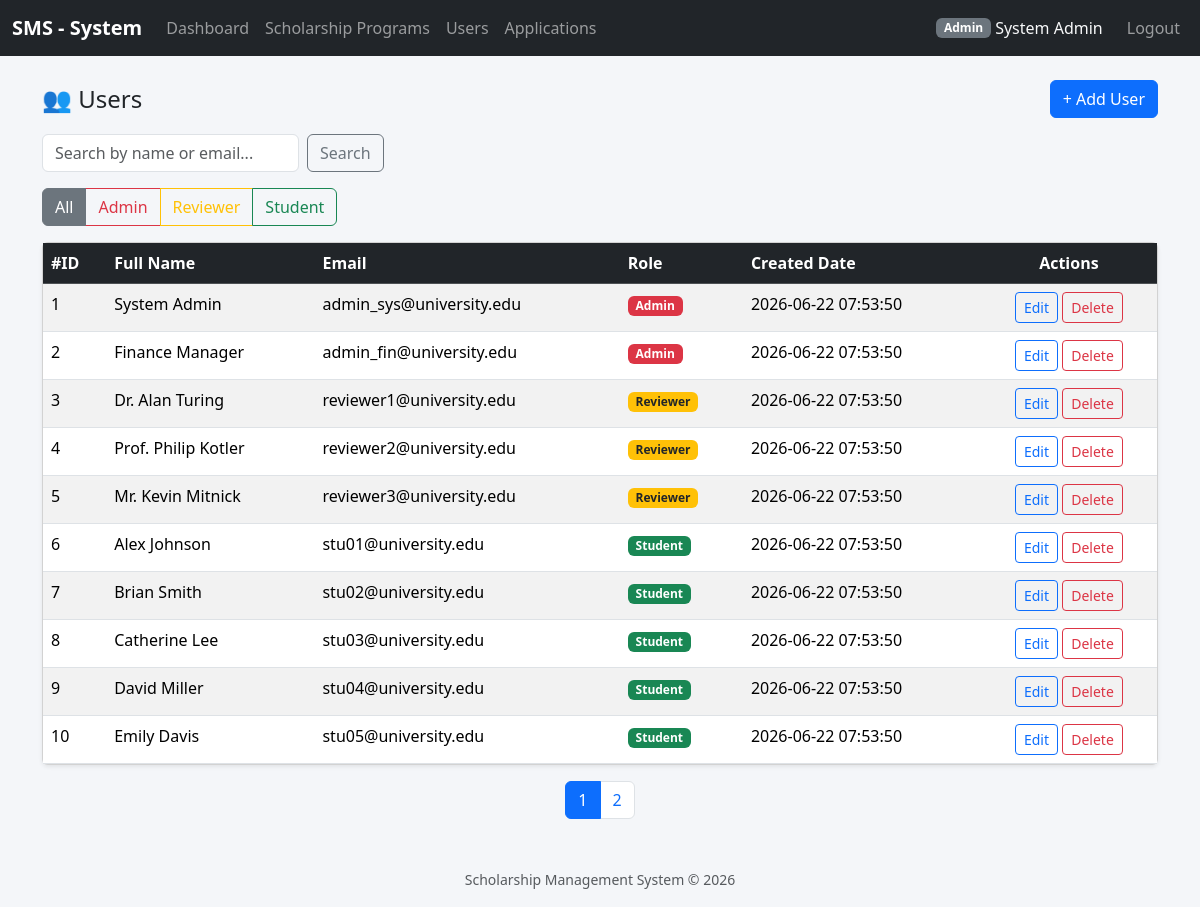
/index.php?controller=users&action=index (signed in), run on the app's committed database.
### tables this page shows
CREATE TABLE `users` (
  `id` int(11) NOT NULL,
  `email` varchar(255) NOT NULL,
  `password_hash` varchar(255) NOT NULL,
  `full_name` varchar(150) NOT NULL,
  `role` enum('admin','student','reviewer') DEFAULT 'student',
  `created_at` timestamp NOT NULL DEFAULT current_timestamp()
);

### controllers/UserController.php (called while the page is built, shortened)
<?php
require_once __DIR__ . '/../models/User.php';
require_once __DIR__ . '/../helpers/functions.php';
require_once __DIR__ . '/../helpers/auth.php';
class UserController
{
    private User $userModel;
    public function __construct()
    {
        $this->userModel = new User();
    }
    public function index(): void
    {
        $role = $_GET['role'] ?? null;
        $role = in_array($role, ['admin', 'student', 'reviewer'], true) ? $role : null;
        $q = trim($_GET['q'] ?? '');
        $p = paginate_params(10);
        $users = $this->userModel->search($role, $q, $p['perPage'], $p['offset']);
        $total = $this->userModel->countSearch($role, $q);
        $this->render('users/index', [
            'users'       => $users,
            'currentRole' => $role,
            'q'           => $q,
            'pagination'  => render_pagination($p['page'], $total, $p['perPage'], 'users', $role ? ['role' => $role, 'q' => $q] : ['q' => $q]),
        ]);
    }
    private function render(string $view, array $data = []): void
    {
        extract($data);
        require __DIR__ . '/../views/' . $view . '.php';
    }
}

### helpers/auth.php (called while the page is built, shortened)
<?php
require_once __DIR__ . '/../config/database.php';
function current_user(): ?array
{
    return $_SESSION['user'] ?? null;
}
function is_logged_in(): bool
{
    return isset($_SESSION['user']);
}

### models/User.php (called while the page is built, shortened)
<?php
require_once __DIR__ . '/../config/database.php';
class User
{
    private PDO $db;
    public function __construct()
    {
        $this->db = Database::getConnection();
    }
    public function search(?string $role, string $keyword, int $limit, int $offset): array
    {
        $sql = "SELECT * FROM users WHERE 1=1";
        $params = [];
        $sql .= " ORDER BY id ASC LIMIT :limit OFFSET :offset";
        $stmt = $this->db->prepare($sql);
        $stmt->bindValue(':limit', $limit, PDO::PARAM_INT);
        $stmt->bindValue(':offset', $offset, PDO::PARAM_INT);
        $stmt->execute();
        return $stmt->fetchAll();
    }
}

### config/database.php (called while the page is built)
<?php
class Database
{
    private static ?PDO $instance = null;
    public static function getConnection(): PDO
    {
        if (self::$instance === null) {
            $host    = 'localhost';
            $dbname  = 'scholarship_system';
            $user    = 'root';
            $pass    = '';
            $charset = 'utf8mb4';
            $dsn = "mysql:host={$host};dbname={$dbname};charset={$charset}";
            $options = [
                PDO::ATTR_ERRMODE            => PDO::ERRMODE_EXCEPTION,
                PDO::ATTR_DEFAULT_FETCH_MODE => PDO::FETCH_ASSOC,
                PDO::ATTR_EMULATE_PREPARES   => false,
            ];
            try {
                self::$instance = new PDO($dsn, $user, $pass, $options);
            } catch (PDOException $e) {
                die('Kết nối CSDL thất bại: ' . $e->getMessage());
            }
        }
        return self::$instance;
    }
}

### views/users/index.php (the view, shortened to what this page needs)
<?php
require_once __DIR__ . '/../partials/header.php';
?>
<div class="d-flex justify-content-between align-items-center mb-3">
    <h4 class="mb-0">👥 Users</h4>
    <?php if (is_logged_in() && current_user()['role'] === 'admin'): ?>
        <a href="<?= e(url('users', 'create')) ?>" class="btn btn-primary">+ Add User</a>
    <?php endif; ?>
</div>
<form method="GET" action="index.php" class="row g-2 mb-3">
    <div class="col-auto">
        <input type="text" name="q" class="form-control" placeholder="Search by name or email..." value="<?= e($q) ?>">
    </div>
    <div class="col-auto">
        <button type="submit" class="btn btn-outline-secondary">Search</button>
    </div>
</form>
<div class="mb-3">
    <div class="btn-group" role="group">
        <a href="<?= e(url('users', 'index', ['q' => $q])) ?>" class="btn btn-outline-secondary <?= !$currentRole ? 'active' : '' ?>">All</a>
        <a href="<?= e(url('users', 'index', ['role' => 'admin', 'q' => $q])) ?>" class="btn btn-outline-danger <?= $currentRole === 'admin' ? 'active' : '' ?>">Admin</a>
        <a href="<?= e(url('users', 'index', ['role' => 'reviewer', 'q' => $q])) ?>" class="btn btn-outline-warning <?= $currentRole === 'reviewer' ? 'active' : '' ?>">Reviewer</a>
        <a href="<?= e(url('users', 'index', ['role' => 'student', 'q' => $q])) ?>" class="btn btn-outline-success <?= $currentRole === 'student' ? 'active' : '' ?>">Student</a>
    </div>
</div>
<div class="card shadow-sm">
    <div class="card-body p-0">
        <div class="table-responsive">
            <table class="table table-hover table-striped mb-0">
                <thead class="table-dark">
                    <tr>
                        <th>#ID</th>
                        <th>Full Name</th>
                        <th>Email</th>
                        <th>Role</th>
                        <th>Created Date</th>
                        <th class="text-center">Actions</th>
                    </tr>
                </thead>
                <tbody>
                <?php if (empty($users)): ?>
                    <tr><td colspan="6" class="text-center text-muted py-4">No users found.</td></tr>
                <?php else: ?>
                    <?php foreach ($users as $u): ?>
                    <tr>
                        <td><?= e($u['id']) ?></td>
                        <td><?= e($u['full_name']) ?></td>
                        <td><?= e($u['email']) ?></td>
                        <td>
                            <?php
                            $badgeMap = ['admin' => 'danger', 'reviewer' => 'warning text-dark', 'student' => 'success'];
                            $badge = $badgeMap[$u['role']] ?? 'secondary';
                            ?>
                            <span class="badge bg-<?= $badge ?>"><?= e(ucfirst($u['role'])) ?></span>
                        </td>
                        <td><?= e($u['created_at']) ?></td>
                        <td class="text-center">
                            <?php if (is_logged_in() && current_user()['role'] === 'admin'): ?>
                                <a href="<?= e(url('users', 'edit', ['id' => $u['id']])) ?>" class="btn btn-sm btn-outline-primary">Edit</a>
                                <a href="<?= e(url('users', 'delete', ['id' => $u['id'], 'csrf_token' => csrf_token()])) ?>"
                                   class="btn btn-sm btn-outline-danger"
                                   onclick="return confirm('Delete this user and all related data?')">Delete</a>
                            <?php else: ?>
                                <span class="text-muted small">Admin Only</span>
                            <?php endif; ?>
                        </td>
                    </tr>
                    <?php endforeach; ?>
                <?php endif; ?>
                </tbody>
            </table>
        </div>
    </div>
</div>
<div class="mt-3"><?= $pagination  ?></div>
<?php require_once __DIR__ . '/../partials/footer.php'; ?>

### views/partials/header.php (shortened to what this page needs)
<!DOCTYPE html>
<html lang="en">
<head>
    <link href="https://cdn.jsdelivr.net/npm/bootstrap@5.3.3/dist/css/bootstrap.min.css" rel="stylesheet">
</head>
<body>
<nav class="navbar navbar-expand-lg navbar-dark bg-dark mb-4">
    <div class="container-fluid">
        <a class="navbar-brand" href="<?= e(url('scholarship_programs', 'index')) ?>">SMS - System</a>
        <div class="collapse navbar-collapse" id="navMain">
            <ul class="navbar-nav me-auto">
                <?php if (isset(current_user()['role']) && in_array(current_user()['role'], ['admin', 'staff'], true)): ?>
                    <li class="nav-item"><a class="nav-link" href="<?= e(url('dashboard', 'index')) ?>">Dashboard</a></li>
                <?php endif; ?>
                <li class="nav-item"><a class="nav-link" href="<?= e(url('scholarship_programs', 'index')) ?>">Scholarship Programs</a></li>
                <?php if (isset(current_user()['role'])): ?>
                    <?php if (in_array(current_user()['role'], ['admin', 'reviewer', 'staff'], true)): ?>
                        <?php if (current_user()['role'] === 'admin'): ?>
                            <li class="nav-item"><a class="nav-link" href="<?= e(url('users', 'index')) ?>">Users</a></li>
                        <?php endif; ?>
                        <li class="nav-item"><a class="nav-link" href="<?= e(url('applications', 'index')) ?>">Applications</a></li>
                        <?php else: ?>
                        <li class="nav-item"><a class="nav-link" href="<?= e(url('student_profiles', 'edit', ['id' => current_user()['id']])) ?>">My Profile</a></li>
                        <li class="nav-item"><a class="nav-link" href="<?= e(url('applications', 'index')) ?>">My Applications</a></li>
                    <?php endif; ?>
                <?php endif; ?>
            </ul>
            <ul class="navbar-nav">
                <?php if (is_logged_in()): $u = current_user(); ?>
                    <li class="nav-item d-flex align-items-center text-light me-3">
                        <span class="badge bg-secondary"><?= e(ucfirst($u['role'])) ?></span>&nbsp;<?= e($u['full_name']) ?>
                    </li>
                    <li class="nav-item">
                        <a class="nav-link" href="<?= e(url('auth', 'logout')) ?>">Logout</a>
                    </li>
                <?php else: ?>
                    <li class="nav-item">
                        <a class="nav-link" href="<?= e(url('auth', 'login')) ?>">Login</a>
                    </li>
                <?php endif; ?>
            </ul>
        </div>
    </div>
</nav>
<div class="container">

### views/partials/header.php (style rules this page uses)
body { background-color: #f4f6f9; }
.navbar-brand { font-weight: 700; }

### data on the page
users: role "Admin", full_name "System Admin", id "1", email "admin_sys@university.edu", created_at "2026-06-22 07:53:50"
users: id "2", full_name "Finance Manager", email "admin_fin@university.edu", role "Admin", created_at "2026-06-22 07:53:50"
users: id "3", full_name "Dr. Alan Turing", email "reviewer1@university.edu", role "Reviewer", created_at "2026-06-22 07:53:50"
users: id "4", full_name "Prof. Philip Kotler", email "reviewer2@university.edu", role "Reviewer", created_at "2026-06-22 07:53:50"
users: id "5", full_name "Mr. Kevin Mitnick", email "reviewer3@university.edu", role "Reviewer", created_at "2026-06-22 07:53:50"
users: id "6", full_name "Alex Johnson", email "stu01@university.edu", role "Student", created_at "2026-06-22 07:53:50"
users: id "7", full_name "Brian Smith", email "stu02@university.edu", role "Student", created_at "2026-06-22 07:53:50"
users: id "8", full_name "Catherine Lee", email "stu03@university.edu", role "Student", created_at "2026-06-22 07:53:50"
users: id "9", full_name "David Miller", email "stu04@university.edu", role "Student", created_at "2026-06-22 07:53:50"
users: id "10", full_name "Emily Davis", email "stu05@university.edu", role "Student", created_at "2026-06-22 07:53:50"
